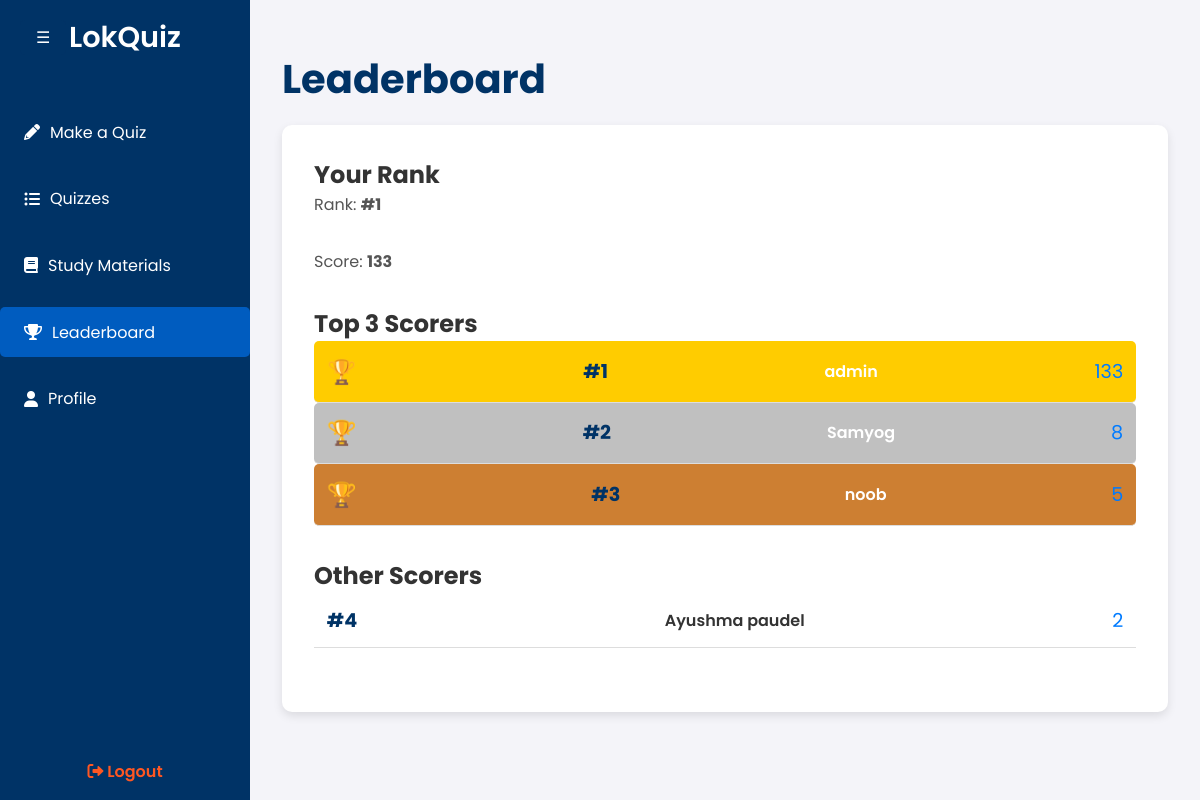
Before: /leaderboard/ (signed in) with the older database file.
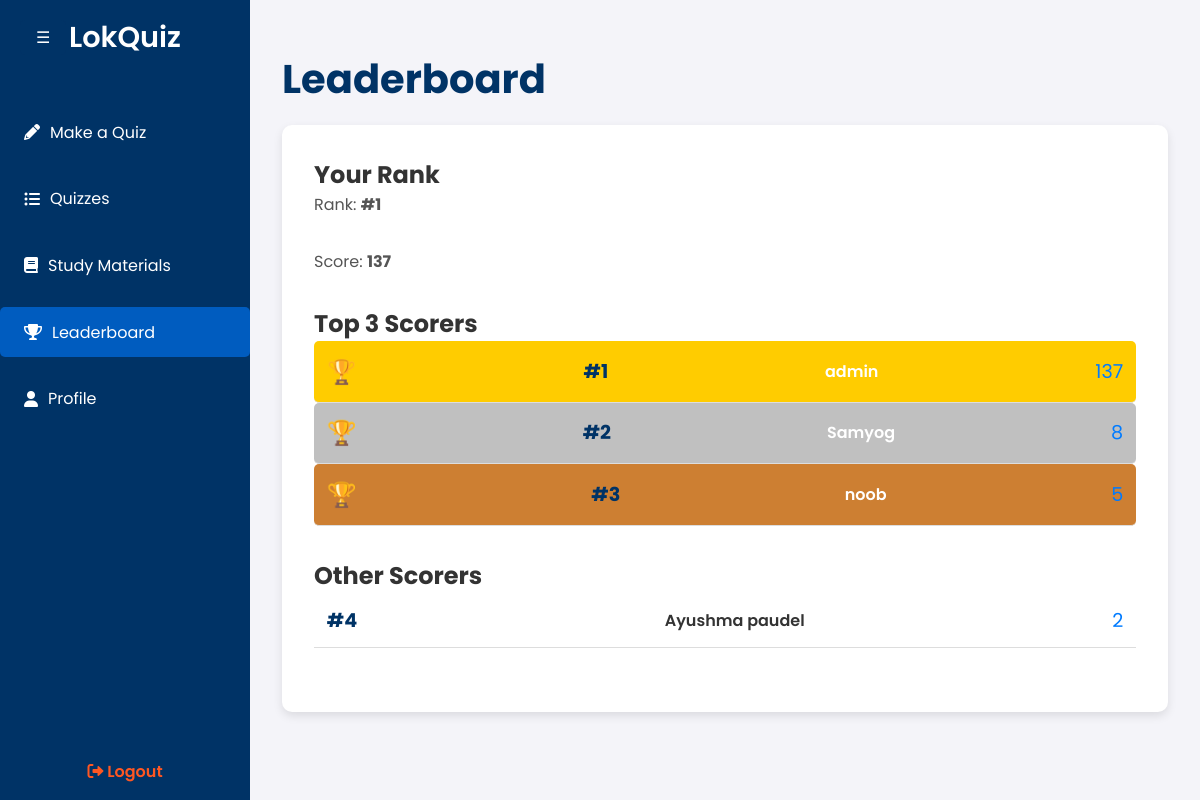
After: the same page with the newer database file.
### home/models.py (models this page shows, shortened)
class Score(models.Model):
    user = models.ForeignKey(User, on_delete=models.CASCADE)
    score = models.IntegerField(default=0)

### home/views.py (the view)
# urls.py: path('leaderboard/',views.leaderboard, name='leaderboard_page'),
@login_required(login_url='/login/')
def leaderboard(request):
    scores = Score.objects.select_related('user').order_by('-score')
    top_scorers = scores[:3]
    other_scorers = scores[3:23]
    user_rank = None
    user_score = None
    for index, score in enumerate(scores, start=1):
        if score.user == request.user:
            user_rank = index
            user_score = score.score
            break
    return render(request, 'home/leaderboard.html', {
        'top_scorers': top_scorers,
        'other_scorers': other_scorers,
        'user_rank': user_rank,
        'user_score': user_score,
    })

### home/templates/home/leaderboard.html (shortened to what this page needs)
<!DOCTYPE html>
<html lang="en">
<head>
    {% load static %}
    <link href="https://cdnjs.cloudflare.com/ajax/libs/font-awesome/6.0.0-beta3/css/all.min.css" rel="stylesheet">
</head>
<body>
    <button class="toggle-btn" onclick="toggleSidebar()">☰</button>
    <div class="sidebar">
        <a href="/dashboard/" class="logo">LokQuiz</a>
        <ul>
            <li><a href="/makequiz/"><i class="fas fa-pencil-alt"></i> Make a Quiz</a></li>
            <li><a href="/quizzes/"><i class="fas fa-list-ul"></i> Quizzes</a></li>
            <li><a href="/materials/"><i class="fas fa-book"></i> Study Materials</a></li>
            <li class="active"><a href="/leaderboard/"><i class="fas fa-trophy"></i> Leaderboard</a></li>
            <li><a href="/profile/"><i class="fas fa-user"></i> Profile</a></li>
        </ul>
        <div class="logout">
            <a href="#" onclick="confirmLogout(event)"><i class="fas fa-sign-out-alt"></i> Logout</a>
        </div>
    </div>
    <div class="main-content">
        <h1>Leaderboard</h1>
    <div class="leaderboard">
        {% if user_rank %}
            <div class="user-rank">
                <h2>Your Rank</h2>
                <p>Rank: <strong>#{{ user_rank }}</strong></p>
                <p>Score: <strong>{{ user_score }}</strong></p>
            </div>
        {% else %}
            <div class="user-rank">
                <h2>Your Rank</h2>
                <p>You haven't scored yet!</p>
            </div>
        {% endif %}
        <div class="top-scorers">
            <h2>Top 3 Scorers</h2>
            {% for scorer in top_scorers %}
                <div class="scorer rank-{{ forloop.counter }}">
                    <span class="rank-icon">🏆</span>
                    <span class="rank">#{{ forloop.counter }}</span>
                    <span class="name">{{ scorer.user.username }}</span>
                    <span class="score">{{ scorer.score }}</span>
                </div>
            {% endfor %}
        </div>
        <div class="other-scorers">
            <h2>Other Scorers</h2>
            {% for scorer in other_scorers %}
                <div class="scorer">
                    <span class="rank">#{{ forloop.counter|add:3 }}</span>
                    <span class="name">{{ scorer.user.username }}</span>
                    <span class="score">{{ scorer.score }}</span>
                </div>
            {% empty %}
                <p>No other scorers yet.</p>
            {% endfor %}
        </div>
    </div>
    </div>
</body>
</html>

Changed rows visible on the page:
changed Score "admin": score "133" → "137"
Other visible differences:
{{ user_score }}: "133" → "137"
